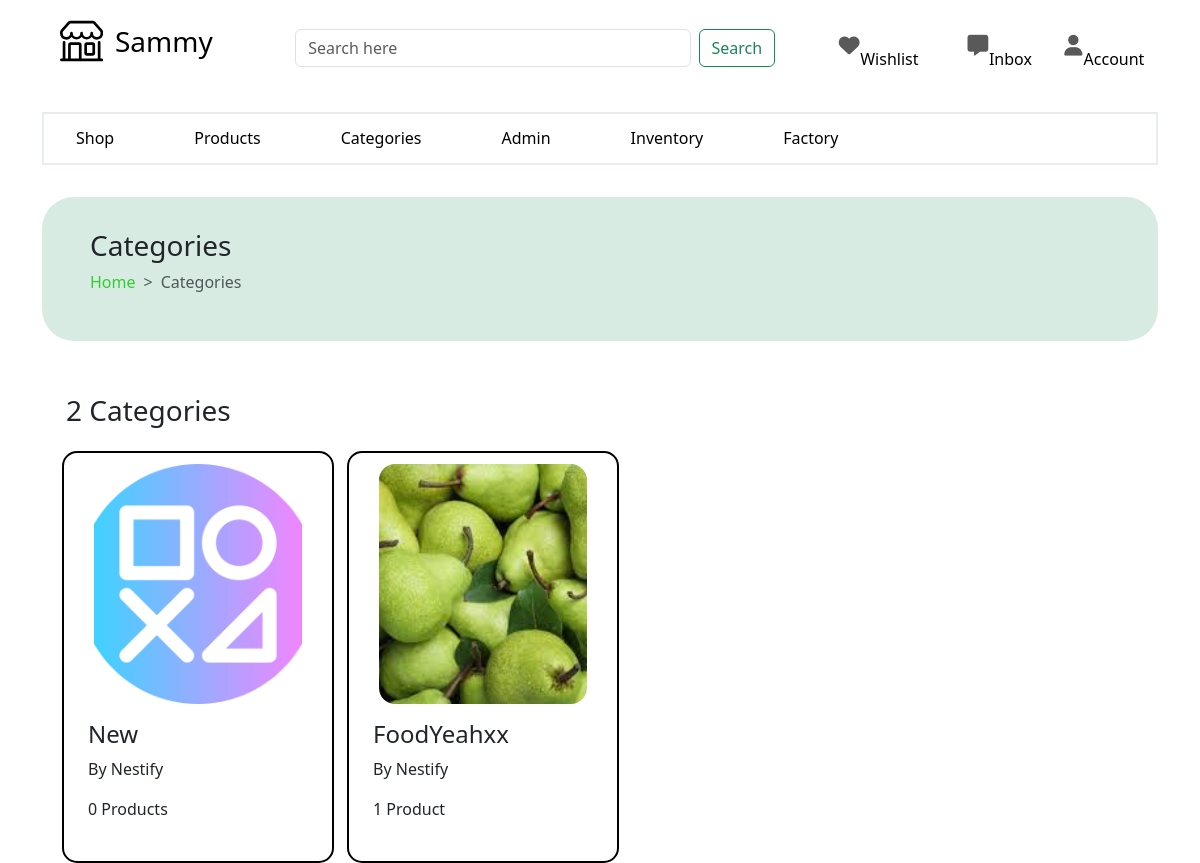
The app's page /core/owner/home/categories/ (signed in) with its own data.
### shop/models.py (models this page shows, shortened)
class Category(models.Model):
    categoryId =  ShortUUIDField(unique=True, length=10, max_length=21, prefix="category", alphabet="ABCDEF0123456789")
    name = models.CharField(max_length=255, default="Food")
    description = models.TextField(blank=False, null=False, default="This is a category")
    image = models.ImageField(upload_to='category_directory_path', blank=True, null=True)
    shop = models.ForeignKey(Shop, related_name='shop_categories', on_delete=models.CASCADE)
    created_at = models.DateTimeField(auto_now_add=True)
    created_by = models.ForeignKey(settings.AUTH_USER_MODEL, on_delete=models.CASCADE, related_name="user_categories")
    class Meta:
        ordering = ('name',)
        verbose_name_plural = 'Categories'
        unique_together = ('created_by', 'name')

class Shop(models.Model):
    shopId = ShortUUIDField(unique=True, length=10, max_length=21, prefix="shop", alphabet="ABCDEF0123456789")
    name = models.CharField(max_length=255, default="Nestify")
    description = models.TextField(blank=False, null=False, default="This is a shop")
    image = models.ImageField(upload_to='shop_directory_path', blank=True, null=True)
    address = models.TextField(blank=False, null=False, default="This is my address")
    contact = models.CharField(max_length=255, default="+251 97 654 2331")
    created_at = models.DateTimeField(auto_now_add=True)
    created_by = models.OneToOneField(settings.AUTH_USER_MODEL, on_delete=models.CASCADE, related_name="user_shop")
    class Meta:
        ordering = ('name',)
        unique_together = ('created_by', 'name')

### core/views.py (the view, shortened to what this page needs)
# urls.py: path("owner/home/categories/", views.category, name="category"),
def category(request):
    user = request.user
    if user.user_type == 'business_owner':
        categories = Category.objects.filter(created_by=user).order_by("-created_at")
        if not categories.exists():  # Check if the queryset is empty
            messages.error(request, "You don't have any categories yet.")
    return render(request, "core/owner/category.html", {
        'categories': categories,
    })

### templates/core/owner/category.html (shortened to what this page needs)
{% extends "core/owner/owner-base.html" %}
{% load static %}
{% block content %}
<section class="category_intro_section">
    <div class="container">
        <div class="intro-section-box">
            <div class="intro-banner">
                <h3>Categories</h3>
                <div class="breadcrumb-box">
                    <ol class="breadcrumb">
                        <li class="breadcrumb-item"><a href="{% url 'core:owner_home' %}">Home</a></li>
                        <li class="breadcrumb-item active" aria-current="page">Categories</li>
                      </ol>
                </div>
            </div>
            <div class="category-collection">
                {% if categories %}
                    <h3>
                        {% if categories.count  == 1 %}
                            1 Category
                        {% else %}
                            {% if categories.count == 0%}
                                <p>You have no categories</p>
                            {% else %}
                                {{ categories.count  }} Categories
                            {% endif %}
                        {% endif %}
                    </h3>
                        <div class="category-collection-box">
                            {% for category in categories %}
                                <div class="category-box">
                                    {% if category.image %}
                                        <div class="category-image">
                                            <a href="{% url 'core:category_detail' category.categoryId %}"><img src="{{ category.image.url }}" alt="{{ category.name }} image"></a>
                                        </div>
                                    {% else %}
                                        <div class="category-image">
                                            <a href="{% url 'core:category_detail' category.categoryId %}"><img src="{% static 'img/category.png' %}" alt="{{ category.name }} image"></a>
                                        </div>
                                    {% endif %}
                                    <h4>{{ category.name }}</h4>
                                    <p>By {{ category.shop.name }}</p>
                                    <p>
                                        {% if category.category_products.count == 1 %}
                                            1 Product
                                        {% else %}
                                            {{ category.category_products.count }} Products
                                        {% endif %}
                                    </p>
                                </div>
                            {% endfor %}
                        </div>
                {% else %}
                    <p>No categories available. <a href="#">Click here</a> to create categories</p>
                {% endif %}
            </div>
        </div>
    </div>
</section>
{% endblock %}

### records on screen
Category: name "New", shop.name "Nestify", category_products.count "0"
Category: image (picture), name "FoodYeahxx", shop.name "Nestify", shows "1 Product"

### other values on screen
{{ categories.count }} "2"
